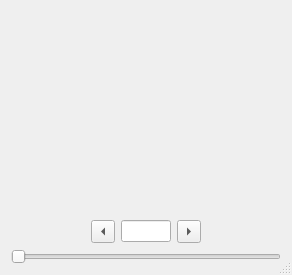
<?xml version="1.0" encoding="UTF-8"?>
<ui version="4.0">
 <class>Dialog</class>
 <widget class="QDialog" name="Dialog">
  <property name="geometry">
   <rect>
    <x>0</x>
    <y>0</y>
    <width>292</width>
    <height>275</height>
   </rect>
  </property>
  <property name="minimumSize">
   <size>
    <width>200</width>
    <height>250</height>
   </size>
  </property>
  <property name="windowTitle">
   <string>Event Viewer</string>
  </property>
  <property name="sizeGripEnabled">
   <bool>true</bool>
  </property>
  <layout class="QVBoxLayout" name="verticalLayout">
   <item>
    <widget class="MplWidget" name="mpl_hist" native="true">
     <property name="sizePolicy">
      <sizepolicy hsizetype="Expanding" vsizetype="MinimumExpanding">
       <horstretch>0</horstretch>
       <verstretch>0</verstretch>
      </sizepolicy>
     </property>
     <property name="minimumSize">
      <size>
       <width>0</width>
       <height>0</height>
      </size>
     </property>
     <property name="focusPolicy">
      <enum>Qt::NoFocus</enum>
     </property>
    </widget>
   </item>
   <item>
    <layout class="QHBoxLayout" name="horizontalLayout">
     <item>
      <spacer name="horizontalSpacer">
       <property name="orientation">
        <enum>Qt::Horizontal</enum>
       </property>
       <property name="sizeHint" stdset="0">
        <size>
         <width>40</width>
         <height>20</height>
        </size>
       </property>
      </spacer>
     </item>
     <item>
      <widget class="QLabel" name="label_2">
       <property name="focusPolicy">
        <enum>Qt::TabFocus</enum>
       </property>
       <property name="text">
        <string/>
       </property>
      </widget>
     </item>
     <item>
      <widget class="QToolButton" name="previousEventToolButton">
       <property name="focusPolicy">
        <enum>Qt::NoFocus</enum>
       </property>
       <property name="toolTip">
        <string extracomment="Previous Event"/>
       </property>
       <property name="text">
        <string>...</string>
       </property>
       <property name="autoRepeat">
        <bool>true</bool>
       </property>
       <property name="arrowType">
        <enum>Qt::LeftArrow</enum>
       </property>
      </widget>
     </item>
     <item>
      <widget class="QLineEdit" name="eventIndexLineEdit">
       <property name="maximumSize">
        <size>
         <width>50</width>
         <height>16777215</height>
        </size>
       </property>
       <property name="focusPolicy">
        <enum>Qt::StrongFocus</enum>
       </property>
      </widget>
     </item>
     <item>
      <widget class="QToolButton" name="nextEventToolButton">
       <property name="focusPolicy">
        <enum>Qt::NoFocus</enum>
       </property>
       <property name="toolTip">
        <string extracomment="Next Event"/>
       </property>
       <property name="text">
        <string>...</string>
       </property>
       <property name="autoRepeat">
        <bool>true</bool>
       </property>
       <property name="arrowType">
        <enum>Qt::RightArrow</enum>
       </property>
      </widget>
     </item>
     <item>
      <widget class="QLabel" name="label">
       <property name="focusPolicy">
        <enum>Qt::TabFocus</enum>
       </property>
       <property name="text">
        <string/>
       </property>
      </widget>
     </item>
     <item>
      <spacer name="horizontalSpacer_2">
       <property name="orientation">
        <enum>Qt::Horizontal</enum>
       </property>
       <property name="sizeHint" stdset="0">
        <size>
         <width>40</width>
         <height>20</height>
        </size>
       </property>
      </spacer>
     </item>
    </layout>
   </item>
   <item>
    <widget class="QSlider" name="eventIndexHorizontalSlider">
     <property name="orientation">
      <enum>Qt::Horizontal</enum>
     </property>
    </widget>
   </item>
  </layout>
 </widget>
 <customwidgets>
  <customwidget>
   <class>MplWidget</class>
   <extends>QWidget</extends>
   <header>mplwidget.h</header>
   <container>1</container>
  </customwidget>
 </customwidgets>
 <tabstops>
  <tabstop>nextEventToolButton</tabstop>
  <tabstop>previousEventToolButton</tabstop>
 </tabstops>
 <resources/>
 <connections/>
</ui>
